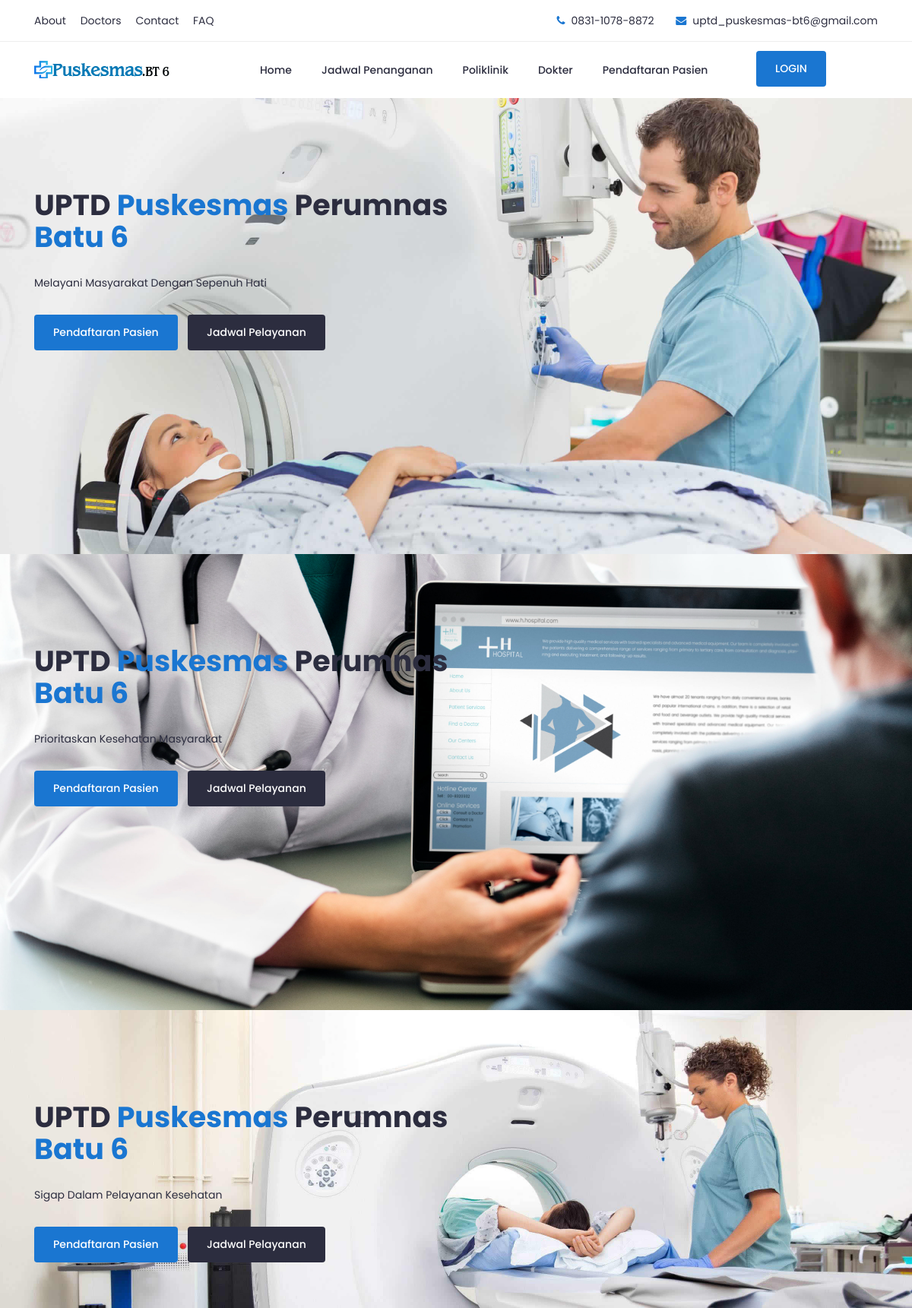
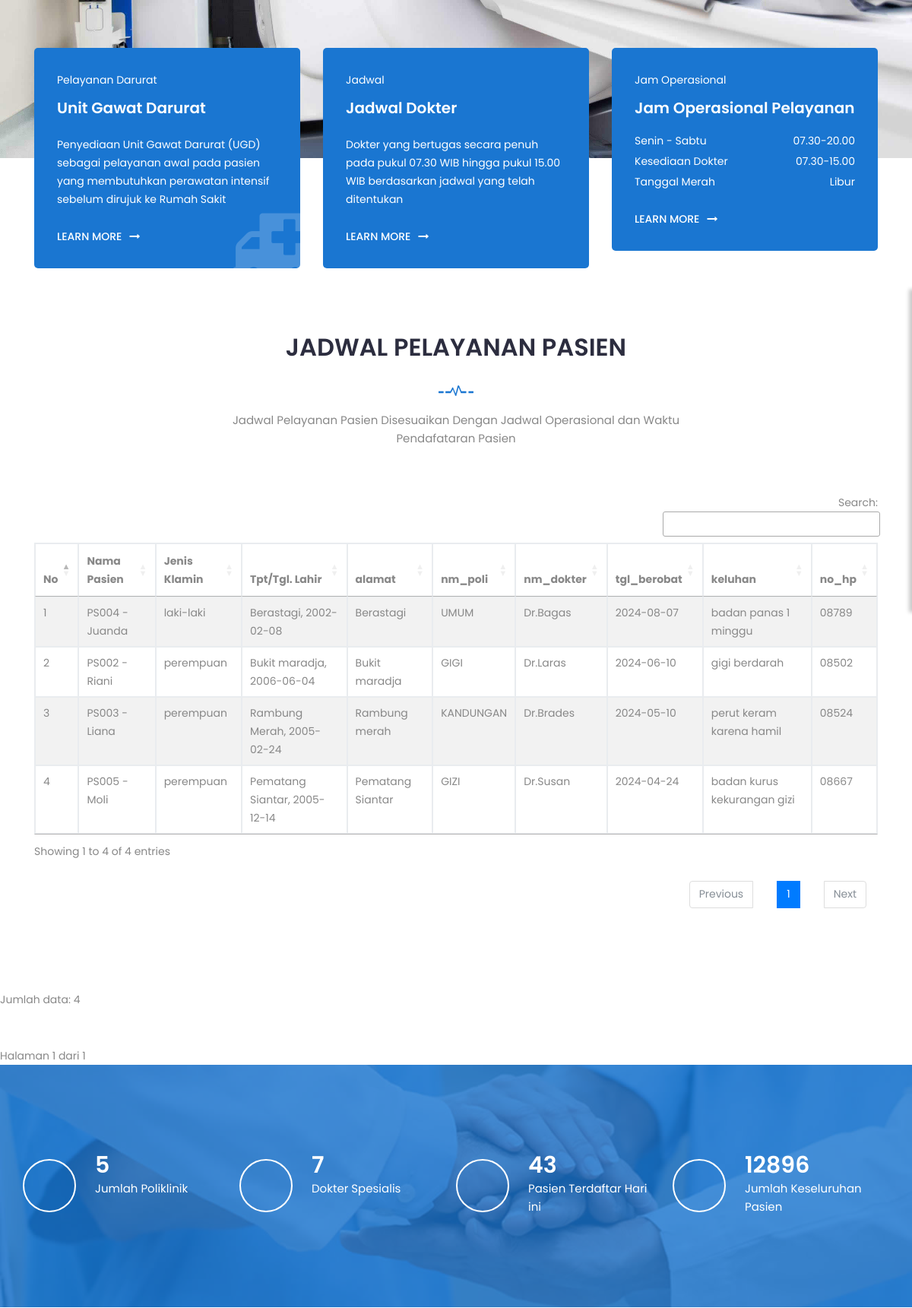
Screenshot of /jadwal_penanganan.php (upper part) with the database file from the repository (2 pictures, top to bottom).
### tables this page shows
CREATE TABLE IF NOT EXISTS `pasien` (
  `id_pasien` varchar(10) NOT NULL,
  `nm_pasien` text NOT NULL,
  `jenkel` varchar(10) NOT NULL,
  `tmpt_lahir` varchar(55) NOT NULL,
  `tgl_lahir` date NOT NULL,
  `alamat` varchar(50) NOT NULL,
  `kd_poli` varchar(50) DEFAULT NULL,
  `nm_dokter` varchar(20) DEFAULT NULL,
  `tgl_berobat` date DEFAULT NULL,
  `keluhan` text NOT NULL,
  `no_hp` varchar(5) NOT NULL
);

CREATE TABLE IF NOT EXISTS `poli` (
  `kd_poli` varchar(5) NOT NULL DEFAULT '',
  `nm_poli` varchar(50) NOT NULL
);

### jadwal_penanganan.php (the view, shortened to what this page needs)
<?php
require_once 'Connections/koneksi.php';
function get_int($key, $default = 0) {
    return isset($_GET[$key]) && is_numeric($_GET[$key]) ? (int) $_GET[$key] : $default;
}
$maxRows_jadwal = 10;
$pageNum_jadwal = get_int('pageNum_jadwal', 0);
$startRow_jadwal = $pageNum_jadwal * $maxRows_jadwal;
$query_jadwal = "
    SELECT pasien.*, poli.nm_poli
    FROM pasien
    LEFT JOIN poli ON pasien.kd_poli = poli.kd_poli
    ORDER BY pasien.tgl_berobat DESC
";
$totalRowsResult = mysqli_query($koneksi, "SELECT COUNT(*) AS total FROM pasien");
$totalRowData = mysqli_fetch_assoc($totalRowsResult);
$totalRows_jadwal = (int)$totalRowData['total'];
$query_limit_jadwal = $query_jadwal . " LIMIT " . intval($startRow_jadwal) . ", " . intval($maxRows_jadwal);
$jadwal = mysqli_query($koneksi, $query_limit_jadwal);
$totalPages_jadwal = ceil($totalRows_jadwal / $maxRows_jadwal) - 1;
?>
<!doctype html>
<html class="no-js" lang="zxx">
    <head>
		<link rel="stylesheet" href="css/bootstrap.min.css">
		<link rel="stylesheet" href="css/nice-select.css">
        <link rel="stylesheet" href="css/font-awesome.min.css">
        <link rel="stylesheet" href="css/icofont.css">
		<link rel="stylesheet" href="css/slicknav.min.css">
        <link rel="stylesheet" href="css/owl-carousel.css">
		<link rel="stylesheet" href="css/datepicker.css">
        <link rel="stylesheet" href="css/animate.min.css">
        <link rel="stylesheet" href="css/magnific-popup.css">
        <link rel="stylesheet" href="css/normalize.css">
        <link rel="stylesheet" href="style.css">
        <link rel="stylesheet" href="css/responsive.css">
<link rel='stylesheet' href='https://cdn.datatables.net/1.10.22/css/jquery.dataTables.min.css'/>
</head>
    </head>
    <body>
		<header class="header" >
			<div class="topbar">
				<div class="container">
					<div class="row">
						<div class="col-lg-6 col-md-5 col-12">
							<ul class="top-link">
								<li><a href="#">About</a></li>
								<li><a href="#">Doctors</a></li>
								<li><a href="#">Contact</a></li>
								<li><a href="#">FAQ</a></li>
							</ul>
						</div>
						<div class="col-lg-6 col-md-7 col-12">
							<ul class="top-contact">
								<li><i class="fa fa-phone"></i>0831-1078-8872</li>
								<li><i class="fa fa-envelope"></i><a href="uptd_puskesmas-bt6@gmail.com">uptd_puskesmas-bt6@gmail.com</a></li>
							</ul>
						</div>
					</div>
				</div>
			</div>
			<div class="header-inner">
				<div class="container">
					<div class="inner">
						<div class="row">
							<div class="col-lg-3 col-md-3 col-12">
								<div class="logo">
									<a href="index.php"><img src="img/puskesmas.png" alt="#"></a>
								</div>
							</div>
							<div class="col-lg-7 col-md-9 col-12">
								<div class="main-menu">
									<nav class="navigation">
										<ul class="nav menu">
											<li><a href="index.php">Home </a></li>
											<li><a href="jadwal_penanganan.php">Jadwal Penanganan </a></li>
											<li><a href="poliklinik.php">Poliklinik </a></li>
											<li><a href="dokter.php">Dokter </a></li>
											<li><a href="pendaftaran.php">Pendaftaran Pasien </a></li>
										</ul>
									</nav>
								</div>
							</div>
							<div class="col-lg-2 col-12">
								<div class="get-quote">
									<a href="login.php" class="btn">LOGIN</a>
								</div>
							</div>
						</div>
					</div>
				</div>
			</div>
		</header>
		<section class="slider">
			<div class="hero-slider">
				<div class="single-slider" style="background-image:url('img/video-bg.jpg')">
					<div class="container">
						<div class="row">
							<div class="col-lg-7">
								<div class="text">
									<h1>UPTD <span>Puskesmas</span> Perumnas <span>Batu 6</span></h1>
									<p>Melayani Masyarakat Dengan Sepenuh Hati </p>
									<div class="button">
										<a href="pendaftaran.php" class="btn">Pendaftaran Pasien</a>
										<a href="jadwal_penanganan.php" class="btn primary">Jadwal Pelayanan</a>
									</div>
								</div>
							</div>
						</div>
					</div>
				</div>
				<div class="single-slider" style="background-image:url('img/download.jpg')">
					<div class="container">
						<div class="row">
							<div class="col-lg-7">
								<div class="text">
									<h1>UPTD <span>Puskesmas</span> Perumnas <span>Batu 6</span></h1>
									<p>Prioritaskan Kesehatan Masyarakat </p>
									<div class="button">
										<div class="button">
										<a href="pendaftaran.php#" class="btn">Pendaftaran Pasien</a>
										<a href="jadwal_penanganan.php" class="btn primary">Jadwal Pelayanan</a>
									</div>
									</div>
								</div>
							</div>
						</div>
					</div>
				</div>
				<div class="single-slider" style="background-image:url('img/call-bg.jpg')">
					<div class="container">
						<div class="row">
							<div class="col-lg-7">
								<div class="text">
									<h1>UPTD <span>Puskesmas</span> Perumnas <span>Batu 6</span></h1>
									<p>Sigap Dalam Pelayanan Kesehatan</p>
									<div class="button">
										<div class="button">
										<a href="pendaftaran.php" class="btn">Pendaftaran Pasien</a>
										<a href="jadwal_penanganan.php" class="btn primary">Jadwal Pelayanan</a>
									</div>
									</div>
								</div>
							</div>
						</div>
					</div>
				</div>
			</div>
		</section>
		<section class="schedule">
			<div class="container">
				<div class="schedule-inner">
					<div class="row">
						<div class="col-lg-4 col-md-6 col-12 ">
							<div class="single-schedule first">
								<div class="inner">
									<div class="icon">
										<i class="fa fa-ambulance"></i>
									</div>
									<div class="single-content">
										<span>Pelayanan Darurat</span>
										<h4>Unit Gawat Darurat</h4>
										<p>Penyediaan Unit Gawat Darurat (UGD) sebagai pelayanan awal pada pasien yang membutuhkan perawatan intensif sebelum dirujuk ke Rumah Sakit</p>
										<a href="#">LEARN MORE<i class="fa fa-long-arrow-right"></i></a>
									</div>
								</div>
							</div>
						</div>
						<div class="col-lg-4 col-md-6 col-12">
							<div class="single-schedule middle">
								<div class="inner">
									<div class="icon">
										<i class="icofont-prescription"></i>
									</div>
									<div class="single-content">
										<span>Jadwal</span>
										<h4>Jadwal Dokter</h4>
										<p>Dokter yang bertugas secara penuh pada pukul 07.30 WIB hingga pukul 15.00 WIB berdasarkan jadwal yang telah ditentukan</p>
										<a href="#">LEARN MORE<i class="fa fa-long-arrow-right"></i></a>
									</div>
								</div>
							</div>
						</div>
						<div class="col-lg-4 col-md-12 col-12">
							<div class="single-schedule last">
								<div class="inner">
									<div class="icon">
										<i class="icofont-ui-clock"></i>
									</div>
									<div class="single-content">
										<span>Jam Operasional</span>
										<h4>Jam Operasional Pelayanan</h4>
										<ul class="time-sidual">
											<li class="day">Senin - Sabtu <span>07.30-20.00</span></li>
											<li class="day">Kesediaan Dokter <span>07.30-15.00</span></li>
											<li class="day">Tanggal Merah<span>Libur</span></li>
										</ul>
										<a href="#">LEARN MORE<i class="fa fa-long-arrow-right"></i></a>
									</div>
								</div>
							</div>
						</div>
					</div>
				</div>
			</div>
		</section>
		<section class="Feautes section">
			<div class="container">
				<div class="row">
					<div class="col-lg-12">
						<div class="section-title">
							<h2>JADWAL PELAYANAN PASIEN</h2>
							<img src="img/section-img.png" alt="#">
							<p>Jadwal Pelayanan Pasien Disesuaikan Dengan Jadwal Operasional dan Waktu Pendafataran Pasien</p>
						</div>
					</div>
				</div>
				<div class="row">
				<div class="col-lg-12">
				<table id="example1" class="table table-bordered table-striped">
                <thead>
                  <tr>
                        <th>No</th>
                          <th>Nama Pasien</th>
                          <th>Jenis Klamin</th>
                          <th>Tpt/Tgl. Lahir</th>
                          <th>alamat</th>
                          <th>nm_poli</th>
                          <th>nm_dokter</th>
                          <th>tgl_berobat</th>
                          <th>keluhan</th>
                          <th>no_hp</th>
  </tr>
            </thead>
<?php
$no = 1;
if ($jadwal && mysqli_num_rows($jadwal) > 0) {
    while ($row_jadwal = mysqli_fetch_assoc($jadwal)) {
?>
        <tr>
            <td><?php echo $no++; ?></td>
            <td><?php echo htmlspecialchars($row_jadwal['id_pasien'] . ' - ' . $row_jadwal['nm_pasien']); ?></td>
            <td><?php echo htmlspecialchars($row_jadwal['jenkel']); ?></td>
            <td><?php echo htmlspecialchars($row_jadwal['tmpt_lahir'] . ', ' . $row_jadwal['tgl_lahir']); ?></td>
            <td><?php echo htmlspecialchars($row_jadwal['alamat']); ?></td>
            <td><?php echo htmlspecialchars($row_jadwal['nm_poli']); ?></td>
			<td><?php echo htmlspecialchars($row_jadwal['nm_dokter']); ?></td>
            <td><?php echo htmlspecialchars($row_jadwal['tgl_berobat']); ?></td>
            <td><?php echo htmlspecialchars($row_jadwal['keluhan']); ?></td>
            <td><?php echo htmlspecialchars($row_jadwal['no_hp']); ?></td>
        </tr>
        <?php } ?>
		<?php } ?>
            </table>
                    </div>
				</div>
			</div>
		</section>
<?php
echo "Jumlah data: " . mysqli_num_rows($jadwal);
?>
		<div class="pagination">
    <span class="active">Halaman <?php echo $pageNum_jadwal + 1; ?> dari <?php echo $totalPages_jadwal + 1; ?></span>
</div>
		<div id="fun-facts" class="fun-facts section overlay">
			<div class="container">
				<div class="row">
					<div class="col-lg-3 col-md-6 col-12">
						<div class="single-fun">
							<i class="icofont icofont-home"></i>
							<div class="content">
								<span class="counter">5</span>
								<p>Jumlah Poliklinik</p>
							</div>
						</div>
					</div>
					<div class="col-lg-3 col-md-6 col-12">
						<div class="single-fun">
							<i class="icofont icofont-user-alt-3"></i>
							<div class="content">
								<span class="counter">7</span>
								<p>Dokter Spesialis</p>
							</div>
						</div>
					</div>
					<div class="col-lg-3 col-md-6 col-12">
						<div class="single-fun">
							<i class="icofont-simple-smile"></i>
							<div class="content">
								<span class="counter">43</span>
								<p>Pasien Terdaftar Hari ini</p>
							</div>
						</div>
					</div>
					<div class="col-lg-3 col-md-6 col-12">
						<div class="single-fun">
							<i class="icofont icofont-table"></i>
							<div class="content">
								<span class="counter">12896</span>
								<p>Jumlah Keseluruhan Pasien</p>
							</div>
						</div>
					</div>
				</div>
			</div>
		</div>
    </body>
	</html>

### rows the page displays
pasien: id_pasien+nm_pasien "PS004 - Juanda", jenkel "laki-laki", tmpt_lahir+tgl_lahir "Berastagi, 2002-02-08", alamat "Berastagi", kd_poli.nm_poli "UMUM", nm_dokter "Dr.Bagas", tgl_berobat "2024-08-07", keluhan "badan panas 1 minggu", no_hp "08789"
pasien: id_pasien+nm_pasien "PS002 - Riani", jenkel "perempuan", tmpt_lahir+tgl_lahir "Bukit maradja, 2006-06-04", alamat "Bukit maradja", kd_poli.nm_poli "GIGI", nm_dokter "Dr.Laras", tgl_berobat "2024-06-10", keluhan "gigi berdarah", no_hp "08502"
pasien: id_pasien+nm_pasien "PS003 - Liana", jenkel "perempuan", tmpt_lahir+tgl_lahir "Rambung Merah, 2005-02-24", alamat "Rambung merah", kd_poli.nm_poli "KANDUNGAN", nm_dokter "Dr.Brades", tgl_berobat "2024-05-10", keluhan "perut keram karena hamil", no_hp "08524"
pasien: id_pasien+nm_pasien "PS005 - Moli", jenkel "perempuan", tmpt_lahir+tgl_lahir "Pematang Siantar, 2005-12-14", alamat "Pematang Siantar", kd_poli.nm_poli "GIZI", nm_dokter "Dr.Susan", tgl_berobat "2024-04-24", keluhan "badan kurus kekurangan gizi", no_hp "08667"

### other values shown
mysqli_num_rows($jadwal) "4"
$pageNum_jadwal + 1 "1"
$totalPages_jadwal + 1 "1"
